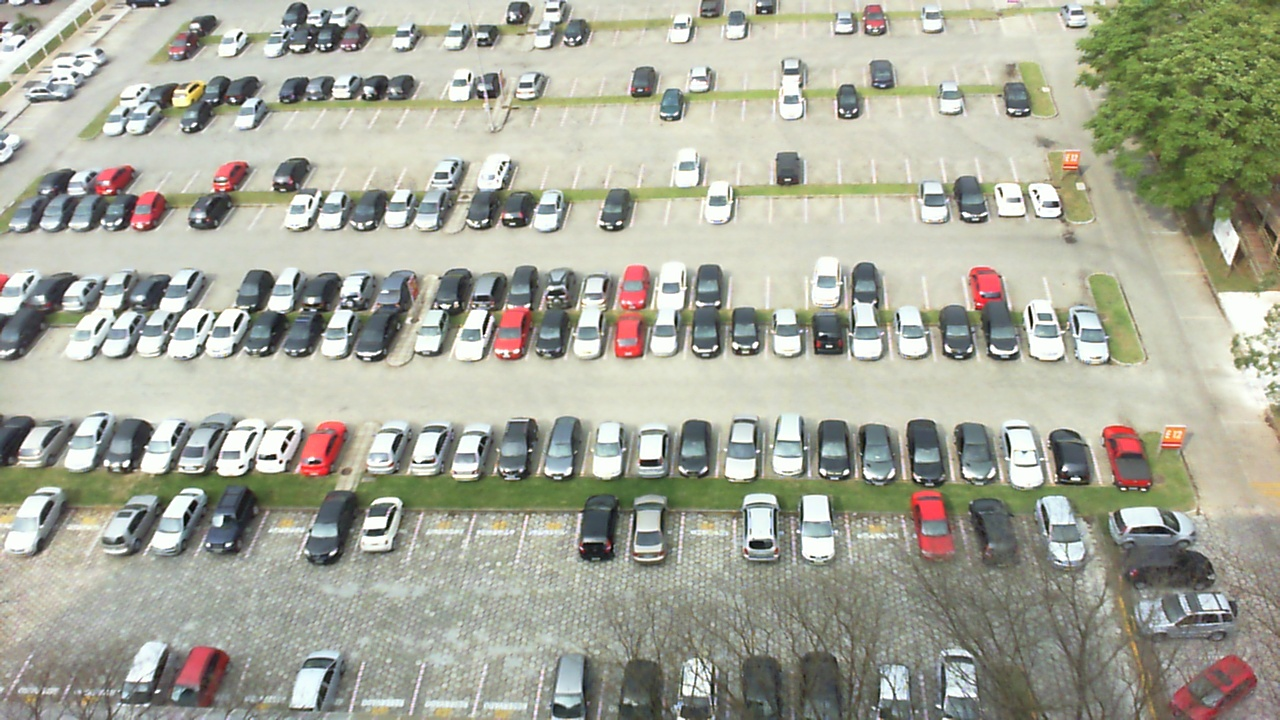
#> input picture test_images/2012-09-19_14_48_39.jpg, 1280 x 720 px; its folder holds only this picture in this run
$ python identify_parking.py
#> lines starting #> are read from the running program, lines starting #| are printed output that depends on the picture; after the words box and inside, x2 and y2 are one past the last pixel; in counts of white or black regions, pixels touching at a corner belong together
#!/usr/bin/env python

from __future__ import division
import matplotlib.pyplot as plt
import cv2
import os, glob
import numpy as np
from moviepy.editor import VideoFileClip
cwd = os.getcwd()

# %matplotlib inline
# %config InlineBackend.figure_format = 'retina'

def show_images(images, title, cmap=None):
    cols = 1
    rows = (len(images)+1)//cols

    plt.figure(figsize=(15, 10), num=title)
    for i, image in enumerate(images):
        plt.subplot(rows, cols, i+1)
        # use gray scale color map if there is only one channel
        cmap = 'gray' if len(image.shape)==2 else cmap
        plt.imshow(image, cmap=cmap)
        plt.xticks([])
        plt.yticks([])
    plt.tight_layout(pad=0, h_pad=0, w_pad=0)
    plt.show()

test_images = [plt.imread(path) for path in glob.glob('test_images/*.jpg')]
#> test_images = 1 item

# show_images(test_images, '1. test_images')

### 颜色选择和边缘检测
### Color Selection and Edge Detection

# RGB 颜色空间中的预计图像
# image is expected be in RGB color space
def select_rgb_white_yellow(image):
    # white color mask
    lower = np.uint8([120, 120, 120])
    upper = np.uint8([255, 255, 255])
    white_mask = cv2.inRange(image, lower, upper)
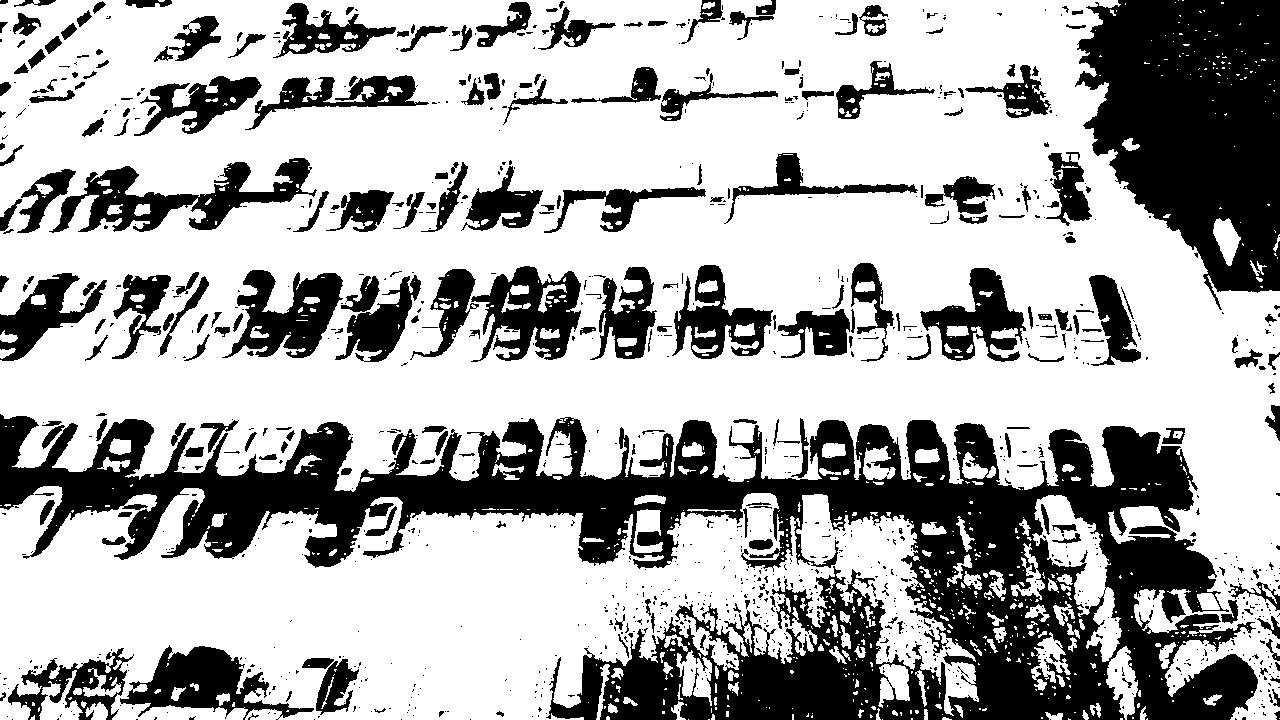
#> white_mask: shape (720, 1280); 67.9% white; 1157 black regions (895 under 20 px), largest, box (x1, y1, x2, y2) and area: (0, 414, 1258, 720) 143235, (1075, 0, 1280, 310) 43510, (49, 158, 317, 233) 7176
#> image is the input picture: shape (720, 1280, 3); mean R, G, B 167.2, 168.8, 154.3
    # yellow color mask
    lower = np.uint8([190, 190,   0])
    upper = np.uint8([255, 255, 255])
    yellow_mask = cv2.inRange(image, lower, upper)
#> yellow_mask: shape (720, 1280); 42.6% white; 1641 white regions (1369 under 20 px), largest, box (x1, y1, x2, y2) and area: (0, 0, 1280, 490) 334184, (0, 510, 137, 622) 5150, (1172, 439, 1269, 539) 2833
    # combine the mask
    mask = cv2.bitwise_or(white_mask, yellow_mask)
    masked = cv2.bitwise_and(image, image, mask = mask)
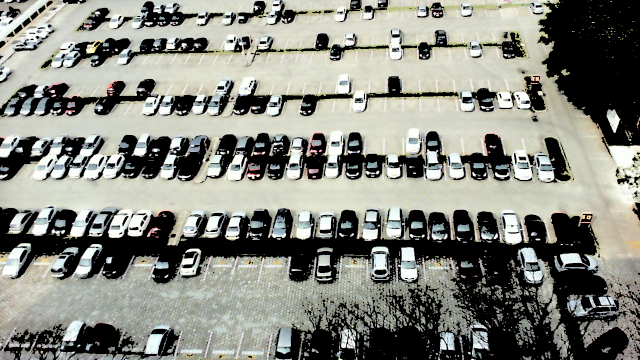
#> masked: shape (720, 1280, 3) (shown at 1/2 size); mean R, G, B 133.3, 134.7, 126.2
    return masked

white_yellow_images = list(map(select_rgb_white_yellow, test_images))
#> white_yellow_images = 1 item
# show_images(white_yellow_images, '2. white_yellow_images')

def convert_gray_scale(image):
    return cv2.cvtColor(image, cv2.COLOR_RGB2GRAY)

gray_images = list(map(convert_gray_scale, white_yellow_images))
#> gray_images = 1 item

# show_images(gray_images, '3. gray_images')

def detect_edges(image, low_threshold=50, high_threshold=200):
#> called with low_threshold = 50, high_threshold = 200
    return cv2.Canny(image, low_threshold, high_threshold)
#> returned value: shape (720, 1280); 11.5% white in thin lines or dots

edge_images = list(map(lambda image: detect_edges(image), gray_images))
#> edge_images = 1 item

# show_images(edge_images, '4. edge_images')

### 确定 ROI
### Identify area of interest

def filter_region(image, vertices):
    """
    Create the mask using the vertices and apply it to the input image
    """
    mask = np.zeros_like(image)
    if len(mask.shape)==2:
        cv2.fillPoly(mask, vertices, 255)
    else:
        cv2.fillPoly(mask, vertices, (255,)*mask.shape[2]) # in case, the input image has a channel dimension
    return cv2.bitwise_and(image, mask)


def select_region(image):
    """
    It keeps the region surrounded by the `vertices` (i.e. polygon).  Other area is set to 0 (black).
    """
    # first, define the polygon by vertices
    rows, cols = image.shape[:2]
    # [4 lines of commented-out code are left out]
    pt_1  = [cols*0.39, rows*0.19]
    pt_2 = [cols*0.81, rows*0.19]
    pt_3 = [cols*0.91, rows*0.70]
    pt_4 = [cols*0.28, rows*0.68]
    # the vertices are an array of polygons (i.e array of arrays) and the data type must be integer
    vertices = np.array([[pt_1, pt_2, pt_3, pt_4]], dtype=np.int32)
    return filter_region(image, vertices)
#> in filter_region, `return cv2.bitwise_and(image, mask)`:
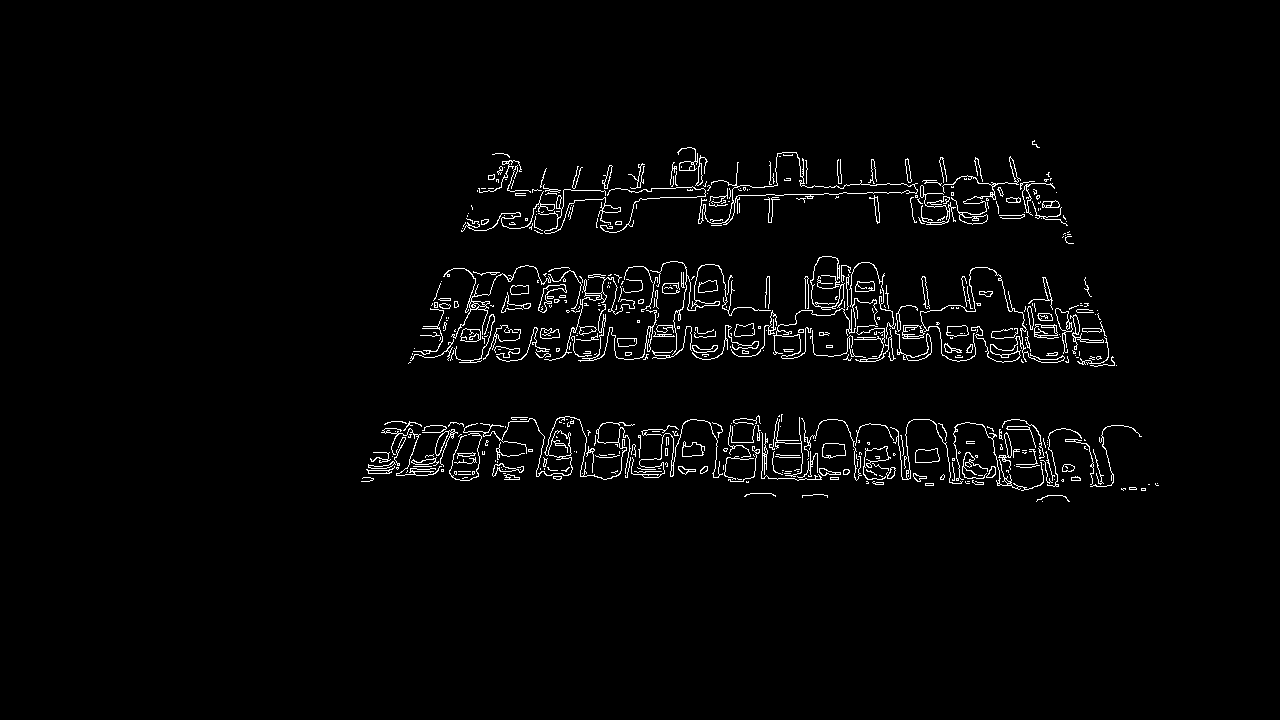
#> returned value: shape (720, 1280); 2.3% white in thin lines or dots, all inside (x1, y1, x2, y2) = (361, 140, 1159, 502)


# 仅显示 ROI 的图像
# images showing the region of interest only
roi_images = list(map(select_region, edge_images))
#> roi_images = 1 item
# roi_images = list(map(select_region, test_images))

show_images(roi_images, '5. roi_images')
#> in show_images, `rows = (len(images)+1)//cols`: rows = 2
#> the loop in show_images, `for i, image in enumerate(images):` made 1 pass
#> cmap on pass 1: 'gray'

### 霍夫线变换
### Hough line transform

def hough_lines(image):
    """
    `image` should be the output of a Canny transform.

    Returns hough lines (not the image with lines)
    """
    return cv2.HoughLinesP(image, rho=1, theta=np.pi/180, threshold=10, minLineLength=20, maxLineGap=10)
    # return cv2.HoughLinesP(image, rho=1, theta=np.pi/180, threshold=10, minLineLength=15, maxLineGap=10)
    # return cv2.HoughLinesP(image, rho=1, theta=np.pi/180, threshold=10, minLineLength=20, maxLineGap=5)


# list_of_lines = list(map(hough_lines, roi_images))
list_of_lines = list(map(hough_lines, roi_images))
#> list_of_lines = 1 item

def draw_lines(image, lines, color=[255, 0, 0], thickness=2, make_copy=True):
    # the lines returned by cv2.HoughLinesP has the shape (-1, 1, 4)
    if make_copy:
        image = np.copy(image) # don't want to modify the original
    cleaned = []
    for line in lines:
        for x1,y1,x2,y2 in line:
            if abs(x2 - x1) <= 8 and abs(y2 - y1) >= 10:
                cleaned.append((x1,y1,x2,y2))
                cv2.line(image, (x1, y1), (x2, y2), color, thickness)
    print("No lines detected: ", len(cleaned))
    return image

# [12 lines of commented-out code are left out]


line_images = []
for image, lines in zip(test_images, list_of_lines):
    line_images.append(draw_lines(image, lines))
#> this loop made 1 pass
#| No lines detected:  86
#> after the loop, line_images = 1 item

show_images(line_images, '6. line_images')
#> the loop in show_images (call 2), `for i, image in enumerate(images):` made 1 pass

### 确定矩形停车块
### Identify rectangular blocks of parking

def identify_blocks(image, lines, make_copy=True):
    if make_copy:
        new_image = np.copy(image)

    #Step 1: 创建一个干净的线条列表
    #Step 1: Create a clean list of lines
    cleaned = []
    for line in lines:
        for x1,y1,x2,y2 in line:
            if abs(x2 - x1) <= 8 and abs(y2 - y1) >= 10:
                cleaned.append((x1,y1,x2,y2))

    #Step 2: 按 x1 位置清理排序
    #Step 2: Sort cleaned by x1 position
    import operator
    list1 = sorted(cleaned, key=operator.itemgetter(0, 1))
    print(list1)

    #Step 3: 找到 x1 的聚类在一起 -  clust_dist 分开
    #Step 3: Find clusters of x1 close together - clust_dist apart
    clusters = {}
    dIndex = 0
    clus_dist = 10
    clus_flag = 0

    for i in range(len(list1) - 1):
        distance1 = abs(list1[i+1][0] - list1[i][0])
        distance2 = abs(list1[i+1][1] - list1[i][1])
        distance3 = abs(list1[i+1][2] - list1[i][2])
        distance4 = abs(list1[i+1][3] - list1[i][3])

        print('dist: ' + str(distance3))
        if not dIndex in clusters.keys(): clusters[dIndex] = []
        clusters[dIndex].append(list1[i])
        clusters[dIndex].append(list1[i + 1])

        # if clus_flag < 2:
        #     if not dIndex in clusters.keys(): clusters[dIndex] = []
        #     clusters[dIndex].append(list1[i])
        #     clusters[dIndex].append(list1[i + 1])

        #     if distance >= clus_dist:
        #         clus_flag += 1
        # else:
        #     dIndex += 1
        #     clus_flag = 0
        ###################################
        # if distance <= clus_dist:
        #     if not dIndex in clusters.keys(): clusters[dIndex] = []
        #     clusters[dIndex].append(list1[i])
        #     clusters[dIndex].append(list1[i + 1])
        # else:
        #     dIndex += 1

    #Step 4: 识别此群集周围的矩形坐标
    #Step 4: Identify coordinates of rectangle around this cluster
    rects = {}
    i = 0
    for key in clusters:
        all_list = clusters[key]
        cleaned = list(set(all_list))
        print('len(cleand):' + str(len(cleaned)))
        if len(cleaned) > 3:
            cleaned = sorted(cleaned, key=lambda tup: tup[1])
            prio_x = sorted(cleaned, key=lambda tup: tup[0])
            print(cleaned)
            avg_y1 = cleaned[0][1]
            avg_y2 = cleaned[-1][1]
            avg_x1 = prio_x[0][0]
            avg_x2 = prio_x[-1][0]
            # [5 lines of commented-out code are left out]
            print('X: '+ str(avg_x1) + ' ' + str(avg_x2))
            print('Y: '+ str(avg_y1) + ' ' + str(avg_y2))
            rects[i] = (avg_x1, avg_y1, avg_x2, avg_y2)
            i += 1

    print("Num Parking Lanes: ", len(rects))

    #Step 5: 在图像上绘制矩形
    #Step 5: Draw the rectangles on the image
    buff = 7
    for key in rects:
        tup_topLeft = (int(rects[key][0] - buff), int(rects[key][1]))
        tup_botRight = (int(rects[key][2] + buff), int(rects[key][3]))
#         print(tup_topLeft, tup_botRight)
        cv2.rectangle(new_image, tup_topLeft,tup_botRight,(0,255,0),3)
    return new_image, rects

# images showing the region of interest only
rect_images = []
rect_coords = []
for image, lines in zip(test_images, list_of_lines):
    new_image, rects = identify_blocks(image, lines)
    rect_images.append(new_image)
    rect_coords.append(rects)
#> this loop made 1 pass
#> (dIndex in identify_blocks, clus_dist in identify_blocks, clus_flag in identify_blocks, buff in identify_blocks, rects) on pass 1: (0, 10, 0, 7, {0: (406, 157, 1107, 484)})
#> (printed output is left out)
#> after the loop, rect_coords = 1 item; rect_images = 1 item

show_images(rect_images, '7. rect_images')


### 确定每个地点并计算停车位数量
### Identify each spot and count num of parking spaces

def draw_parking(image, rects, make_copy = True, color=[255, 0, 0], thickness=2, save = True):
    if make_copy:
        new_image = np.copy(image)
    gap = 15.5
    spot_dict = {} # maps each parking ID to its coords
    tot_spots = 0
    adj_y1 = {0: 20, 1:-10, 2:0, 3:-11, 4:28, 5:5, 6:-15, 7:-15, 8:-10, 9:-30, 10:9, 11:-32}
    adj_y2 = {0: 30, 1: 50, 2:15, 3:10, 4:-15, 5:15, 6:15, 7:-20, 8:15, 9:15, 10:0, 11:30}

    adj_x1 = {0: -8, 1:-15, 2:-15, 3:-15, 4:-15, 5:-15, 6:-15, 7:-15, 8:-10, 9:-10, 10:-10, 11:0}
    adj_x2 = {0: 0, 1: 15, 2:15, 3:15, 4:15, 5:15, 6:15, 7:15, 8:10, 9:10, 10:10, 11:0}
    cur_len = 0
    for key in rects:
        # Horizontal lines
        tup = rects[key]
        x1 = int(tup[0]+ adj_x1[key])
        x2 = int(tup[2]+ adj_x2[key])
        y1 = int(tup[1] + adj_y1[key])
        y2 = int(tup[3] + adj_y2[key])
        cv2.rectangle(new_image, (x1, y1),(x2,y2),(0,255,0),2)
        num_splits = int(abs(y2-y1)//gap)
        for i in range(0, num_splits+1):
            y = int(y1 + i*gap)
            cv2.line(new_image, (x1, y), (x2, y), color, thickness)
        if key > 0 and key < len(rects) -1 :
            #draw vertical lines
            x = int((x1 + x2)/2)
            cv2.line(new_image, (x, y1), (x, y2), color, thickness)
        # Add up spots in this lane
        if key == 0 or key == (len(rects) -1):
            tot_spots += num_splits +1
        else:
            tot_spots += 2*(num_splits +1)

        # Dictionary of spot positions
        if key == 0 or key == (len(rects) -1):
            for i in range(0, num_splits+1):
                cur_len = len(spot_dict)
                y = int(y1 + i*gap)
                spot_dict[(x1, y, x2, y+gap)] = cur_len +1
        else:
            for i in range(0, num_splits+1):
                cur_len = len(spot_dict)
                y = int(y1 + i*gap)
                x = int((x1 + x2)/2)
                spot_dict[(x1, y, x, y+gap)] = cur_len +1
                spot_dict[(x, y, x2, y+gap)] = cur_len +2

    print("total parking spaces: ", tot_spots, cur_len)
    if save:
        filename = 'with_parking.jpg'
        cv2.imwrite(filename, new_image)
    return new_image, spot_dict

delineated = []
spot_pos = []
for image, rects in zip(test_images, rect_coords):
    new_image, spot_dict = draw_parking(image, rects)
    delineated.append(new_image)
    spot_pos.append(spot_dict)
#> this loop made 1 pass
#> (rects, gap in draw_parking, filename in draw_parking) on pass 1: ({0: (406, 157, 1107, 484)}, 15.5, 'with_parking.jpg')
#> (printed output is left out)
#> pass 1, in draw_parking, `cv2.imwrite(filename, new_image)`:
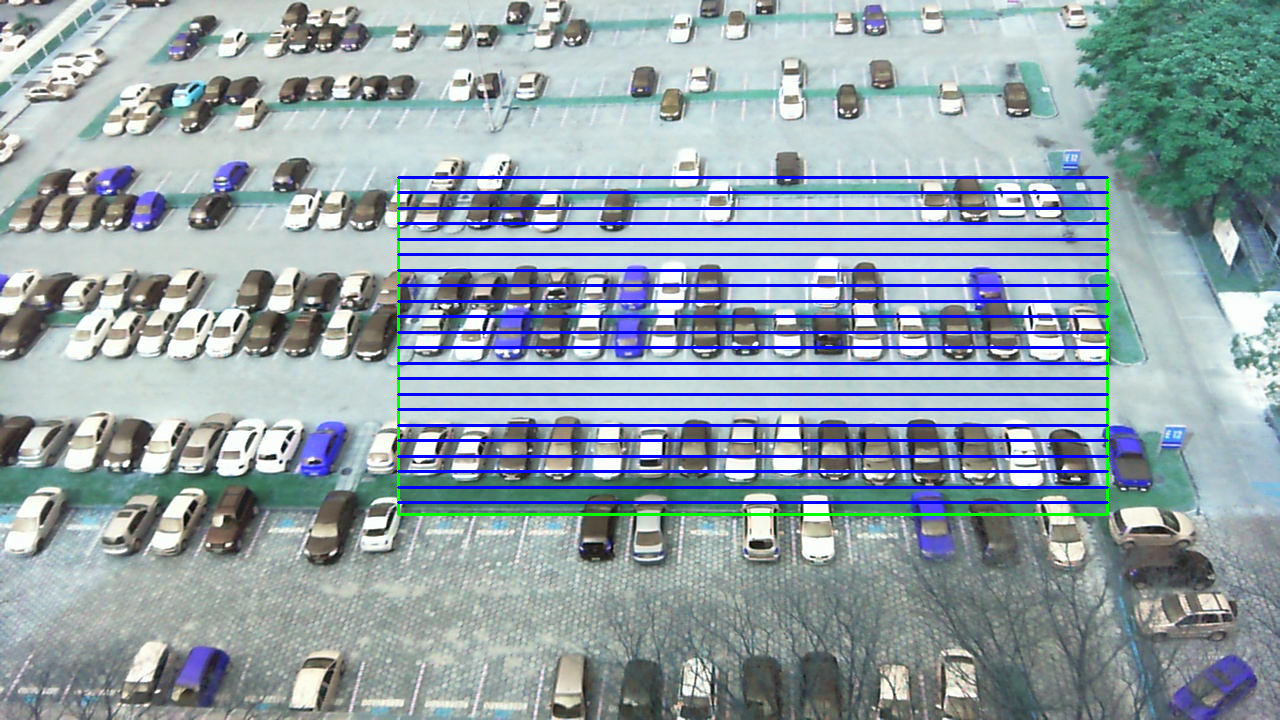
#> saved as with_parking.jpg: shape (720, 1280, 3); mean B, G, R 170.6, 160.2, 145.5
#> after the loop, delineated = 1 item; spot_pos = 1 item

# [39 lines of commented-out code are left out]
